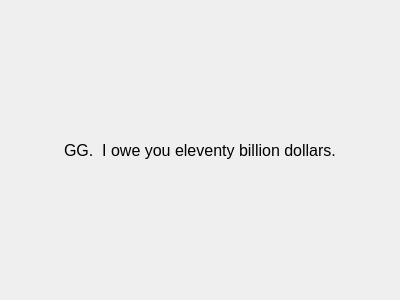
<?xml version="1.0" encoding="UTF-8"?>
<ui version="4.0">
 <class>finalscreen</class>
 <widget class="QWidget" name="finalscreen">
  <property name="geometry">
   <rect>
    <x>0</x>
    <y>0</y>
    <width>400</width>
    <height>300</height>
   </rect>
  </property>
  <property name="windowTitle">
   <string>Form</string>
  </property>
  <layout class="QHBoxLayout" name="horizontalLayout">
   <item>
    <spacer name="horizontalSpacer">
     <property name="orientation">
      <enum>Qt::Horizontal</enum>
     </property>
     <property name="sizeHint" stdset="0">
      <size>
       <width>64</width>
       <height>20</height>
      </size>
     </property>
    </spacer>
   </item>
   <item>
    <layout class="QVBoxLayout" name="verticalLayout">
     <item>
      <spacer name="verticalSpacer">
       <property name="orientation">
        <enum>Qt::Vertical</enum>
       </property>
       <property name="sizeHint" stdset="0">
        <size>
         <width>20</width>
         <height>40</height>
        </size>
       </property>
      </spacer>
     </item>
     <item>
      <widget class="QLabel" name="label">
       <property name="font">
        <font>
         <pointsize>12</pointsize>
        </font>
       </property>
       <property name="text">
        <string>GG.  I owe you eleventy billion dollars.</string>
       </property>
      </widget>
     </item>
     <item>
      <spacer name="verticalSpacer_2">
       <property name="orientation">
        <enum>Qt::Vertical</enum>
       </property>
       <property name="sizeHint" stdset="0">
        <size>
         <width>20</width>
         <height>40</height>
        </size>
       </property>
      </spacer>
     </item>
    </layout>
   </item>
   <item>
    <spacer name="horizontalSpacer_2">
     <property name="orientation">
      <enum>Qt::Horizontal</enum>
     </property>
     <property name="sizeHint" stdset="0">
      <size>
       <width>64</width>
       <height>20</height>
      </size>
     </property>
    </spacer>
   </item>
  </layout>
 </widget>
 <resources/>
 <connections/>
</ui>
